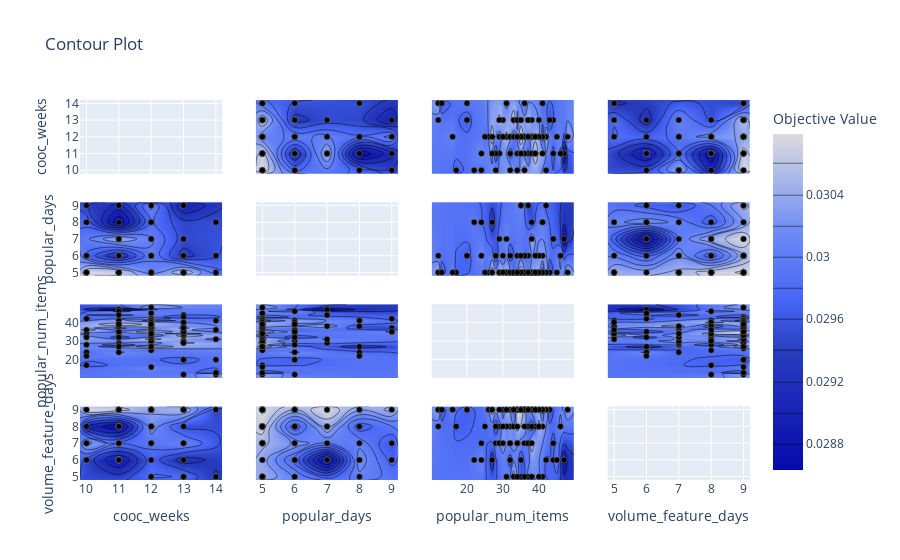

The notebook cell saved with this chart:
### Code cell
optuna.visualization.plot_contour(study, params=['popular_num_items', 'popular_days', 'volume_feature_days', 'cooc_weeks'])

### Figure 1 — Plotly figure (JSON) as saved in the notebook; plotly's stock layout.template omitted (floating-point values rounded to 4 significant figures; data arrays with more than 128 entries replaced by an {"elided": "..."} marker saying what was removed)
{"data": [{"type": "scatter", "xaxis": "x", "yaxis": "y"}, {"colorbar": {"title": {"text": "Objective Value"}}, "colorscale": [[0, "rgb(5,10,172)"], [0.35, "rgb(40,60,190)"], [0.5, "rgb(70,100,245)"], [0.6, "rgb(90,120,245)"], [0.7, "rgb(106,137,247)"], [1, "rgb(220,220,220)"]], "connectgaps": true, "contours": {"coloring": "heatmap"}, "hoverinfo": "none", "line": {"smoothing": 1.3}, "reversescale": false, "showscale": true, "type": "contour", "x": [9.8, 10, 11, 12, 13, 14, 14.2], "xaxis": "x5", "y": [4.8, 5, 6, 7, 8, 9, 9.2], "yaxis": "y5", "z": [[null, null, null, null, null, null, null], [null, 0.03079, 0.03069, 0.03005, 0.03061, 0.02988, null], [null, 0.02976, 0.02917, 0.02997, 0.02932, 0.02957, null], [null, null, 0.03043, 0.03002, 0.0295, null, null], [null, 0.02973, 0.02863, 0.02983, null, 0.02954, null], [null, 0.02943, 0.02913, 0.03006, 0.02899, null, null], [null, null, null, null, null, null, null]]}, {"marker": {"color": "black", "line": {"color": "Grey", "width": 0.5}}, "mode": "markers", "showlegend": false, "type": "scatter", "x": {"elided": "139 int values"}, "xaxis": "x5", "y": {"elided": "139 int values"}, "yaxis": "y5"}, {"colorbar": {"title": {"text": "Objective Value"}}, "colorscale": [[0, "rgb(5,10,172)"], [0.35, "rgb(40,60,190)"], [0.5, "rgb(70,100,245)"], [0.6, "rgb(90,120,245)"], [0.7, "rgb(106,137,247)"], [1, "rgb(220,220,220)"]], "connectgaps": true, "contours": {"coloring": "heatmap"}, "hoverinfo": "none", "line": {"smoothing": 1.3}, "reversescale": false, "showscale": false, "type": "contour", "x": [9.8, 10, 11, 12, 13, 14, 14.2], "xaxis": "x9", "y": [10.2, 12, 13, 16, 17, 20, 22, 24, 25, 26, 27, 28, 29, 30, 31, 32, 33, 34, 35, 36, 37, 38, 39, 40, 41, 42, 43, 44, 45, 46, 47, 48, 49.8], "yaxis": "y9", "z": {"elided": "33x7 float values"}}, {"marker": {"color": "black", "line": {"color": "Grey", "width": 0.5}}, "mode": "markers", "showlegend": false, "type": "scatter", "x": {"elided": "139 int values"}, "xaxis": "x9", "y": {"elided": "139 int values"}, "yaxis": "y9"}, {"colorbar": {"title": {"text": "Objective Value"}}, "colorscale": [[0, "rgb(5,10,172)"], [0.35, "rgb(40,60,190)"], [0.5, "rgb(70,100,245)"], [0.6, "rgb(90,120,245)"], [0.7, "rgb(106,137,247)"], [1, "rgb(220,220,220)"]], "connectgaps": true, "contours": {"coloring": "heatmap"}, "hoverinfo": "none", "line": {"smoothing": 1.3}, "reversescale": false, "showscale": false, "type": "contour", "x": [9.8, 10, 11, 12, 13, 14, 14.2], "xaxis": "x13", "y": [4.8, 5, 6, 7, 8, 9, 9.2], "yaxis": "y13", "z": [[null, null, null, null, null, null, null], [null, null, null, 0.03001, 0.02999, 0.02957, null], [null, 0.02973, 0.02917, 0.02991, 0.0295, null, null], [null, 0.03048, 0.03002, 0.03005, 0.03021, null, null], [null, 0.02936, 0.02904, 0.03033, 0.02976, null, null], [null, 0.03079, 0.03069, 0.03043, 0.03061, 0.02969, null], [null, null, null, null, null, null, null]]}, {"marker": {"color": "black", "line": {"color": "Grey", "width": 0.5}}, "mode": "markers", "showlegend": false, "type": "scatter", "x": {"elided": "139 int values"}, "xaxis": "x13", "y": {"elided": "139 int values"}, "yaxis": "y13"}, {"colorbar": {"title": {"text": "Objective Value"}}, "colorscale": [[0, "rgb(5,10,172)"], [0.35, "rgb(40,60,190)"], [0.5, "rgb(70,100,245)"], [0.6, "rgb(90,120,245)"], [0.7, "rgb(106,137,247)"], [1, "rgb(220,220,220)"]], "connectgaps": true, "contours": {"coloring": "heatmap"}, "hoverinfo": "none", "line": {"smoothing": 1.3}, "reversescale": false, "showscale": false, "type": "contour", "x": [4.8, 5, 6, 7, 8, 9, 9.2], "xaxis": "x2", "y": [9.8, 10, 11, 12, 13, 14, 14.2], "yaxis": "y2", "z": [[null, null, null, null, null, null, null], [null, 0.03079, 0.02976, null, 0.02973, 0.02943, null], [null, 0.03069, 0.02917, 0.03043, 0.02863, 0.02913, null], [null, 0.03005, 0.02997, 0.03002, 0.02983, 0.03006, null], [null, 0.03061, 0.02932, 0.0295, null, 0.02899, null], [null, 0.02988, 0.02957, null, 0.02954, null, null], [null, null, null, null, null, null, null]]}, {"marker": {"color": "black", "line": {"color": "Grey", "width": 0.5}}, "mode": "markers", "showlegend": false, "type": "scatter", "x": {"elided": "139 int values"}, "xaxis": "x2", "y": {"elided": "139 int values"}, "yaxis": "y2"}, {"type": "scatter", "xaxis": "x6", "yaxis": "y6"}, {"colorbar": {"title": {"text": "Objective Value"}}, "colorscale": [[0, "rgb(5,10,172)"], [0.35, "rgb(40,60,190)"], [0.5, "rgb(70,100,245)"], [0.6, "rgb(90,120,245)"], [0.7, "rgb(106,137,247)"], [1, "rgb(220,220,220)"]], "connectgaps": true, "contours": {"coloring": "heatmap"}, "hoverinfo": "none", "line": {"smoothing": 1.3}, "reversescale": false, "showscale": false, "type": "contour", "x": [4.8, 5, 6, 7, 8, 9, 9.2], "xaxis": "x10", "y": [10.2, 12, 13, 16, 17, 20, 22, 24, 25, 26, 27, 28, 29, 30, 31, 32, 33, 34, 35, 36, 37, 38, 39, 40, 41, 42, 43, 44, 45, 46, 47, 48, 49.8], "yaxis": "y10", "z": {"elided": "33x7 float values"}}, {"marker": {"color": "black", "line": {"color": "Grey", "width": 0.5}}, "mode": "markers", "showlegend": false, "type": "scatter", "x": {"elided": "139 int values"}, "xaxis": "x10", "y": {"elided": "139 int values"}, "yaxis": "y10"}, {"colorbar": {"title": {"text": "Objective Value"}}, "colorscale": [[0, "rgb(5,10,172)"], [0.35, "rgb(40,60,190)"], [0.5, "rgb(70,100,245)"], [0.6, "rgb(90,120,245)"], [0.7, "rgb(106,137,247)"], [1, "rgb(220,220,220)"]], "connectgaps": true, "contours": {"coloring": "heatmap"}, "hoverinfo": "none", "line": {"smoothing": 1.3}, "reversescale": false, "showscale": false, "type": "contour", "x": [4.8, 5, 6, 7, 8, 9, 9.2], "xaxis": "x14", "y": [4.8, 5, 6, 7, 8, 9, 9.2], "yaxis": "y14", "z": [[null, null, null, null, null, null, null], [null, 0.02999, 0.02957, null, 0.02954, null, null], [null, 0.02991, 0.02917, 0.02783, 0.02973, 0.02913, null], [null, 0.03005, 0.02976, 0.0294, 0.02954, 0.02899, null], [null, 0.03033, 0.02904, 0.03002, 0.02907, null, null], [null, 0.03043, 0.02997, 0.03043, 0.02983, 0.03006, null], [null, null, null, null, null, null, null]]}, {"marker": {"color": "black", "line": {"color": "Grey", "width": 0.5}}, "mode": "markers", "showlegend": false, "type": "scatter", "x": {"elided": "139 int values"}, "xaxis": "x14", "y": {"elided": "139 int values"}, "yaxis": "y14"}, {"colorbar": {"title": {"text": "Objective Value"}}, "colorscale": [[0, "rgb(5,10,172)"], [0.35, "rgb(40,60,190)"], [0.5, "rgb(70,100,245)"], [0.6, "rgb(90,120,245)"], [0.7, "rgb(106,137,247)"], [1, "rgb(220,220,220)"]], "connectgaps": true, "contours": {"coloring": "heatmap"}, "hoverinfo": "none", "line": {"smoothing": 1.3}, "reversescale": false, "showscale": false, "type": "contour", "x": [10.2, 12, 13, 16, 17, 20, 22, 24, 25, 26, 27, 28, 29, 30, 31, 32, 33, 34, 35, 36, 37, 38, 39, 40, 41, 42, 43, 44, 45, 46, 47, 48, 49.8], "xaxis": "x3", "y": [9.8, 10, 11, 12, 13, 14, 14.2], "yaxis": "y3", "z": {"elided": "7x33 float values"}}, {"marker": {"color": "black", "line": {"color": "Grey", "width": 0.5}}, "mode": "markers", "showlegend": false, "type": "scatter", "x": {"elided": "139 int values"}, "xaxis": "x3", "y": {"elided": "139 int values"}, "yaxis": "y3"}, {"colorbar": {"title": {"text": "Objective Value"}}, "colorscale": [[0, "rgb(5,10,172)"], [0.35, "rgb(40,60,190)"], [0.5, "rgb(70,100,245)"], [0.6, "rgb(90,120,245)"], [0.7, "rgb(106,137,247)"], [1, "rgb(220,220,220)"]], "connectgaps": true, "contours": {"coloring": "heatmap"}, "hoverinfo": "none", "line": {"smoothing": 1.3}, "reversescale": false, "showscale": false, "type": "contour", "x": [10.2, 12, 13, 16, 17, 20, 22, 24, 25, 26, 27, 28, 29, 30, 31, 32, 33, 34, 35, 36, 37, 38, 39, 40, 41, 42, 43, 44, 45, 46, 47, 48, 49.8], "xaxis": "x7", "y": [4.8, 5, 6, 7, 8, 9, 9.2], "yaxis": "y7", "z": {"elided": "7x33 float values"}}, {"marker": {"color": "black", "line": {"color": "Grey", "width": 0.5}}, "mode": "markers", "showlegend": false, "type": "scatter", "x": {"elided": "139 int values"}, "xaxis": "x7", "y": {"elided": "139 int values"}, "yaxis": "y7"}, {"type": "scatter", "xaxis": "x11", "yaxis": "y11"}, {"colorbar": {"title": {"text": "Objective Value"}}, "colorscale": [[0, "rgb(5,10,172)"], [0.35, "rgb(40,60,190)"], [0.5, "rgb(70,100,245)"], [0.6, "rgb(90,120,245)"], [0.7, "rgb(106,137,247)"], [1, "rgb(220,220,220)"]], "connectgaps": true, "contours": {"coloring": "heatmap"}, "hoverinfo": "none", "line": {"smoothing": 1.3}, "reversescale": false, "showscale": false, "type": "contour", "x": [10.2, 12, 13, 16, 17, 20, 22, 24, 25, 26, 27, 28, 29, 30, 31, 32, 33, 34, 35, 36, 37, 38, 39, 40, 41, 42, 43, 44, 45, 46, 47, 48, 49.8], "xaxis": "x15", "y": [4.8, 5, 6, 7, 8, 9, 9.2], "yaxis": "y15", "z": {"elided": "7x33 float values"}}, {"marker": {"color": "black", "line": {"color": "Grey", "width": 0.5}}, "mode": "markers", "showlegend": false, "type": "scatter", "x": {"elided": "139 int values"}, "xaxis": "x15", "y": {"elided": "139 int values"}, "yaxis": "y15"}, {"colorbar": {"title": {"text": "Objective Value"}}, "colorscale": [[0, "rgb(5,10,172)"], [0.35, "rgb(40,60,190)"], [0.5, "rgb(70,100,245)"], [0.6, "rgb(90,120,245)"], [0.7, "rgb(106,137,247)"], [1, "rgb(220,220,220)"]], "connectgaps": true, "contours": {"coloring": "heatmap"}, "hoverinfo": "none", "line": {"smoothing": 1.3}, "reversescale": false, "showscale": false, "type": "contour", "x": [4.8, 5, 6, 7, 8, 9, 9.2], "xaxis": "x4", "y": [9.8, 10, 11, 12, 13, 14, 14.2], "yaxis": "y4", "z": [[null, null, null, null, null, null, null], [null, null, 0.02973, 0.03048, 0.02936, 0.03079, null], [null, null, 0.02917, 0.03002, 0.02904, 0.03069, null], [null, 0.03001, 0.02991, 0.03005, 0.03033, 0.03043, null], [null, 0.02999, 0.0295, 0.03021, 0.02976, 0.03061, null], [null, 0.02957, null, null, null, 0.02969, null], [null, null, null, null, null, null, null]]}, {"marker": {"color": "black", "line": {"color": "Grey", "width": 0.5}}, "mode": "markers", "showlegend": false, "type": "scatter", "x": {"elided": "139 int values"}, "xaxis": "x4", "y": {"elided": "139 int values"}, "yaxis": "y4"}, {"colorbar": {"title": {"text": "Objective Value"}}, "colorscale": [[0, "rgb(5,10,172)"], [0.35, "rgb(40,60,190)"], [0.5, "rgb(70,100,245)"], [0.6, "rgb(90,120,245)"], [0.7, "rgb(106,137,247)"], [1, "rgb(220,220,220)"]], "connectgaps": true, "contours": {"coloring": "heatmap"}, "hoverinfo": "none", "line": {"smoothing": 1.3}, "reversescale": false, "showscale": false, "type": "contour", "x": [4.8, 5, 6, 7, 8, 9, 9.2], "xaxis": "x8", "y": [4.8, 5, 6, 7, 8, 9, 9.2], "yaxis": "y8", "z": [[null, null, null, null, null, null, null], [null, 0.02999, 0.02991, 0.03005, 0.03033, 0.03043, null], [null, 0.02957, 0.02917, 0.02976, 0.02904, 0.02997, null], [null, null, 0.02783, 0.0294, 0.03002, 0.03043, null], [null, 0.02954, 0.02973, 0.02954, 0.02907, 0.02983, null], [null, null, 0.02913, 0.02899, null, 0.03006, null], [null, null, null, null, null, null, null]]}, {"marker": {"color": "black", "line": {"color": "Grey", "width": 0.5}}, "mode": "markers", "showlegend": false, "type": "scatter", "x": {"elided": "139 int values"}, "xaxis": "x8", "y": {"elided": "139 int values"}, "yaxis": "y8"}, {"colorbar": {"title": {"text": "Objective Value"}}, "colorscale": [[0, "rgb(5,10,172)"], [0.35, "rgb(40,60,190)"], [0.5, "rgb(70,100,245)"], [0.6, "rgb(90,120,245)"], [0.7, "rgb(106,137,247)"], [1, "rgb(220,220,220)"]], "connectgaps": true, "contours": {"coloring": "heatmap"}, "hoverinfo": "none", "line": {"smoothing": 1.3}, "reversescale": false, "showscale": false, "type": "contour", "x": [4.8, 5, 6, 7, 8, 9, 9.2], "xaxis": "x12", "y": [10.2, 12, 13, 16, 17, 20, 22, 24, 25, 26, 27, 28, 29, 30, 31, 32, 33, 34, 35, 36, 37, 38, 39, 40, 41, 42, 43, 44, 45, 46, 47, 48, 49.8], "yaxis": "y12", "z": {"elided": "33x7 float values"}}, {"marker": {"color": "black", "line": {"color": "Grey", "width": 0.5}}, "mode": "markers", "showlegend": false, "type": "scatter", "x": {"elided": "139 int values"}, "xaxis": "x12", "y": {"elided": "139 int values"}, "yaxis": "y12"}, {"type": "scatter", "xaxis": "x16", "yaxis": "y16"}], "layout": {"title": {"text": "Contour Plot"}, "xaxis": {"anchor": "y", "domain": [0, 0.2125], "matches": "x13", "range": [9.8, 14.2], "showticklabels": false}, "xaxis10": {"anchor": "y10", "domain": [0.2625, 0.475], "matches": "x14", "range": [4.8, 9.2], "showticklabels": false}, "xaxis11": {"anchor": "y11", "domain": [0.525, 0.7375], "matches": "x15", "range": [10.2, 49.8], "showticklabels": false}, "xaxis12": {"anchor": "y12", "domain": [0.7875, 1], "matches": "x16", "range": [4.8, 9.2], "showticklabels": false}, "xaxis13": {"anchor": "y13", "domain": [0, 0.2125], "range": [9.8, 14.2], "title": {"text": "cooc_weeks"}}, "xaxis14": {"anchor": "y14", "domain": [0.2625, 0.475], "range": [4.8, 9.2], "title": {"text": "popular_days"}}, "xaxis15": {"anchor": "y15", "domain": [0.525, 0.7375], "range": [10.2, 49.8], "title": {"text": "popular_num_items"}}, "xaxis16": {"anchor": "y16", "domain": [0.7875, 1], "range": [4.8, 9.2], "title": {"text": "volume_feature_days"}}, "xaxis2": {"anchor": "y2", "domain": [0.2625, 0.475], "matches": "x14", "range": [4.8, 9.2], "showticklabels": false}, "xaxis3": {"anchor": "y3", "domain": [0.525, 0.7375], "matches": "x15", "range": [10.2, 49.8], "showticklabels": false}, "xaxis4": {"anchor": "y4", "domain": [0.7875, 1], "matches": "x16", "range": [4.8, 9.2], "showticklabels": false}, "xaxis5": {"anchor": "y5", "domain": [0, 0.2125], "matches": "x13", "range": [9.8, 14.2], "showticklabels": false}, "xaxis6": {"anchor": "y6", "domain": [0.2625, 0.475], "matches": "x14", "range": [4.8, 9.2], "showticklabels": false}, "xaxis7": {"anchor": "y7", "domain": [0.525, 0.7375], "matches": "x15", "range": [10.2, 49.8], "showticklabels": false}, "xaxis8": {"anchor": "y8", "domain": [0.7875, 1], "matches": "x16", "range": [4.8, 9.2], "showticklabels": false}, "xaxis9": {"anchor": "y9", "domain": [0, 0.2125], "matches": "x13", "range": [9.8, 14.2], "showticklabels": false}, "yaxis": {"anchor": "x", "domain": [0.8063, 1], "range": [9.8, 14.2], "title": {"text": "cooc_weeks"}}, "yaxis10": {"anchor": "x10", "domain": [0.2687, 0.4625], "matches": "y9", "range": [10.2, 49.8], "showticklabels": false}, "yaxis11": {"anchor": "x11", "domain": [0.2687, 0.4625], "matches": "y9", "range": [10.2, 49.8], "showticklabels": false}, "yaxis12": {"anchor": "x12", "domain": [0.2687, 0.4625], "matches": "y9", "range": [10.2, 49.8], "showticklabels": false}, "yaxis13": {"anchor": "x13", "domain": [0, 0.1938], "range": [4.8, 9.2], "title": {"text": "volume_feature_days"}}, "yaxis14": {"anchor": "x14", "domain": [0, 0.1938], "matches": "y13", "range": [4.8, 9.2], "showticklabels": false}, "yaxis15": {"anchor": "x15", "domain": [0, 0.1938], "matches": "y13", "range": [4.8, 9.2], "showticklabels": false}, "yaxis16": {"anchor": "x16", "domain": [0, 0.1938], "matches": "y13", "range": [4.8, 9.2], "showticklabels": false}, "yaxis2": {"anchor": "x2", "domain": [0.8063, 1], "matches": "y", "range": [9.8, 14.2], "showticklabels": false}, "yaxis3": {"anchor": "x3", "domain": [0.8063, 1], "matches": "y", "range": [9.8, 14.2], "showticklabels": false}, "yaxis4": {"anchor": "x4", "domain": [0.8063, 1], "matches": "y", "range": [9.8, 14.2], "showticklabels": false}, "yaxis5": {"anchor": "x5", "domain": [0.5375, 0.7312], "range": [4.8, 9.2], "title": {"text": "popular_days"}}, "yaxis6": {"anchor": "x6", "domain": [0.5375, 0.7312], "matches": "y5", "range": [4.8, 9.2], "showticklabels": false}, "yaxis7": {"anchor": "x7", "domain": [0.5375, 0.7312], "matches": "y5", "range": [4.8, 9.2], "showticklabels": false}, "yaxis8": {"anchor": "x8", "domain": [0.5375, 0.7312], "matches": "y5", "range": [4.8, 9.2], "showticklabels": false}, "yaxis9": {"anchor": "x9", "domain": [0.2687, 0.4625], "range": [10.2, 49.8], "title": {"text": "popular_num_items"}}}}
